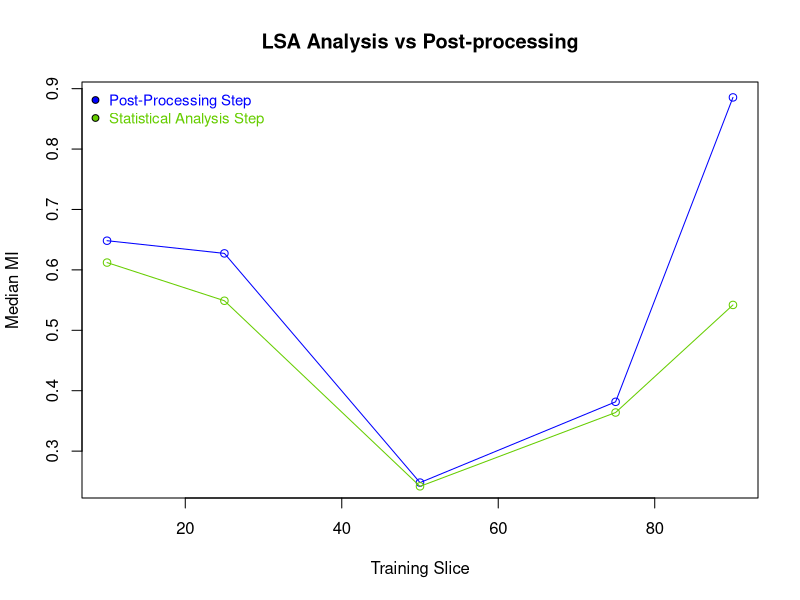

Write the R code that produced this figure.
x_axis = c(10,25,50,75,90)
lsaPreproc = c(0.6121, 0.5489, 0.2417, 0.3639, 0.5420)
lsaPostproc = c(0.6483, 0.6273, 0.2479, 0.3816, 0.8855)

plot(x_axis, lsaPostproc, main="LSA Analysis vs Post-processing", col="blue", xlab="Training Slice", ylab="Median MI")
lines(x_axis, lsaPostproc, col="blue")
points(x_axis,lsaPreproc, col="chartreuse3")
lines(x_axis, lsaPreproc, col="chartreuse3")

legend("topleft", cex=0.9, bty="n", legend=c("Post-Processing Step", "Statistical Analysis Step"), text.col=c("blue", "chartreuse3"), pt.bg=c("blue", "chartreuse3"), pch=c(21,21))